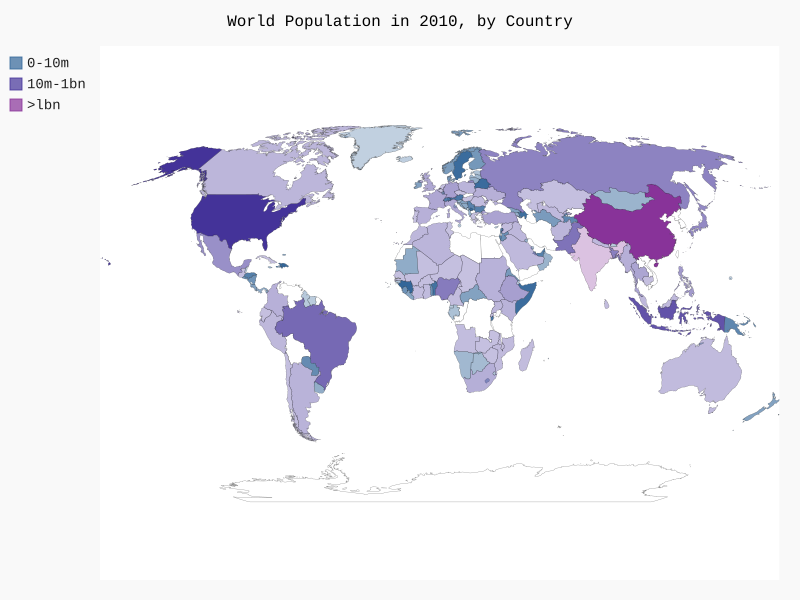

Python code for this plot:
import json
import pygal
from pygal.style import RotateStyle
from country_codes import get_country_code

filename = 'population_data.json'
with open(filename) as f:
    pop_data = json.load(f)

cc_populations = {}

for pop_dict in pop_data:
    if pop_dict['Year'] == '2010':
        country_name = pop_dict['Country Name']
        population = int(float(pop_dict['Value']))
        code = get_country_code(country_name)
        if code:
            cc_populations[code] = population

cc_pops_1, cc_pops_2, cc_pops_3 = {}, {}, {}
for cc, pop in cc_populations.items():
    if pop < 10000000:
        cc_pops_1[cc] = pop
    elif pop < 1000000000:
        cc_pops_2[cc] = pop
    else:
        cc_pops_3[cc] = pop

print(len(cc_pops_1), len(cc_pops_2), len(cc_pops_3))

wm_style = RotateStyle('#336699')
wm = pygal.maps.world.World(style=wm_style)
wm.title = 'World Population in 2010, by Country'
wm.add('0-10m', cc_pops_1)
wm.add('10m-1bn', cc_pops_2)
wm.add('>lbn', cc_pops_3)

wm.render_to_file('world_population.svg')
